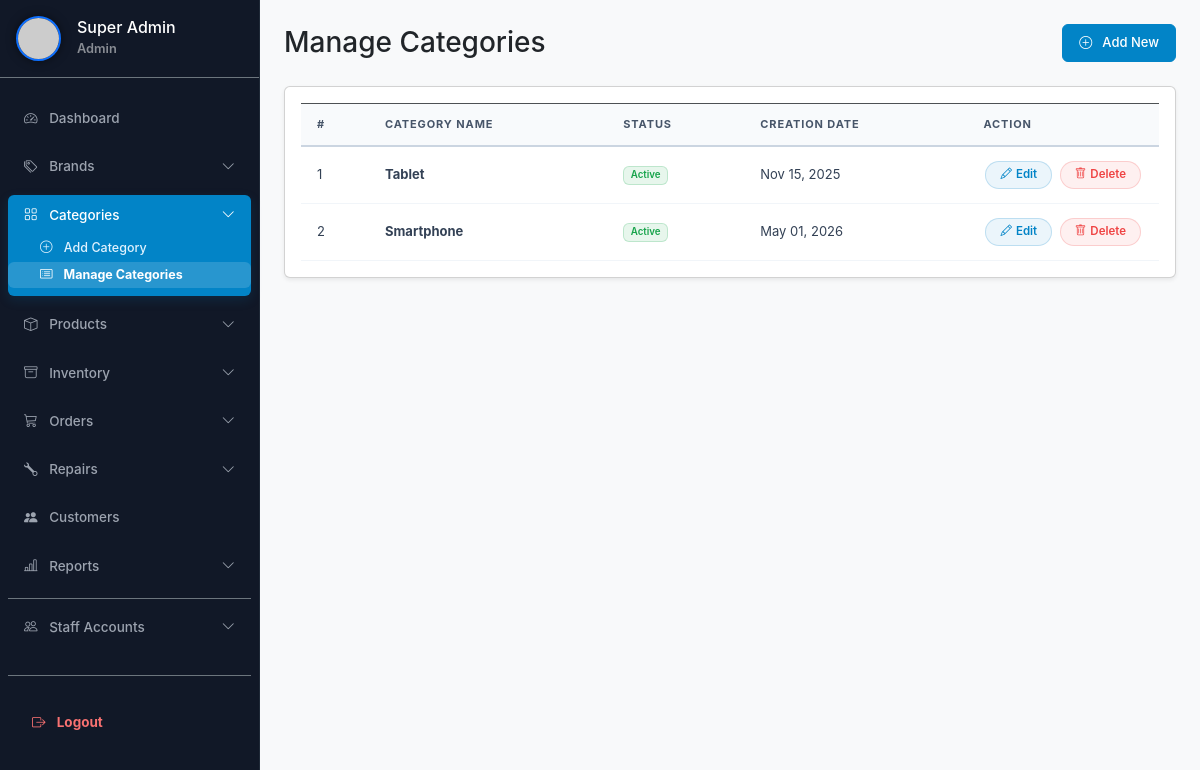
Page /legacy_php_backup/admin/manage-category.php (signed in) on the committed database.
### tables this page shows
CREATE TABLE `tblcategory` (
  `ID` int(11) NOT NULL AUTO_INCREMENT,
  `CategoryName` varchar(250) NOT NULL,
  `Status` int(1) NOT NULL DEFAULT 1,
  `CreationDate` timestamp NOT NULL DEFAULT current_timestamp(),
  PRIMARY KEY (`ID`),
  KEY `idx_status` (`Status`)
);

### legacy_php_backup/admin/manage-category.php (the view, shortened to what this page needs)
<?php
include("../includes/admin/auth_admin.php");
if (true) {
?>
<!DOCTYPE html>
<html lang="en">
<head>
    <link href="https://cdn.jsdelivr.net/npm/bootstrap@5.3.0/dist/css/bootstrap.min.css" rel="stylesheet">
    <link rel="stylesheet" href="https://cdn.jsdelivr.net/npm/bootstrap-icons@1.10.5/font/bootstrap-icons.css">
</head>
<body class="bg-light">
<div class="d-flex">
    <?php include_once('../includes/admin/sidebar.php');?>
    <div class="flex-grow-1">
        <?php include_once('../includes/admin/header.php');?>
        <div class="container-fluid p-4">
            <div class="d-flex justify-content-between align-items-center mb-4">
                <h3 class="mb-0">Manage Categories</h3>
                <a href="add-category.php" class="btn btn-info text-white"><i class="bi bi-plus-circle me-1"></i> Add New</a>
            </div>
            <div class="card shadow-sm">
                <div class="card-body">
                    <div class="table-responsive">
                        <table class="table table-hover table-bordered align-middle">
                            <thead class="table-dark">
                                <tr>
                                    <th>#</th>
                                    <th>Category Name</th>
                                    <th>Status</th>
                                    <th>Creation Date</th>
                                    <th>Action</th>
                                </tr>
                            </thead>
                            <tbody>
                                <?php
                                $total_query = mysqli_query($conn, "SELECT COUNT(*) as total FROM tblcategory");
                                $total_rows = mysqli_fetch_assoc($total_query)['total'] ?? 0;
                                $limit = 10;
                                $page = isset($_GET['page']) && is_numeric($_GET['page']) ? (int)$_GET['page'] : 1;
                                $offset = ($page - 1) * $limit;
                                $ret = mysqli_query($conn, "SELECT * FROM tblcategory ORDER BY ID DESC LIMIT $limit OFFSET $offset");
                                $cnt = $offset + 1;
                                if($total_rows > 0) {
                                    while ($row = mysqli_fetch_array($ret)) {
                                ?>
                                <tr>
                                    <td><?php echo $cnt;?></td>
                                    <td class="fw-bold"><?php echo htmlspecialchars($row['CategoryName']);?></td>
                                    <td>
                                        <?php if($row['Status'] == "1"){ ?>
                                            <span class="badge bg-success">Active</span>
                                        <?php } else { ?>
                                            <span class="badge bg-danger">Inactive</span>
                                        <?php } ?>
                                    </td>
                                    <td><?php echo date('M d, Y', strtotime($row['CreationDate']));?></td>
                                    <td>
                                        <a href="editcategory.php?editid=<?php echo $row['ID'];?>" class="btn btn-sm btn-primary"><i class="bi bi-pencil"></i> Edit</a>
                                        <a href="manage-category.php?delid=<?php echo $row['ID'];?>" class="btn btn-sm btn-danger confirm-link confirm-delete" data-confirm-message="Are you sure you want to permanently delete this category?"><i class="bi bi-trash"></i> Delete</a>
                                    </td>
                                </tr>
                                <?php $cnt++; }
                                } else { ?>
                                <tr>
                                    <td colspan="5" class="text-center text-muted py-4">No categories found. <a href="add-category.php">Add one now</a>.</td>
                                </tr>
                                <?php } ?>
                            </tbody>
                        </table>
                    </div>
                </div>
            </div>
        </div>
    </div>
</div>
<?php include_once('../includes/components/confirmation.php'); ?>
</body>
</html>
<?php } ?>

### assets/css/admin.css (style rules this page uses)
body { font-family: 'Inter', sans-serif; background-color: #f4f6f9; }
.flex-grow-1 { width: calc(100% - 260px) !important; flex: 1 1 auto !important; }
.btn { font-size: 13px !important; padding: 6px 16px !important; border-radius: 6px !important; font-weight: 500 !important; transition: all 0.2s ease-in-out !important; height: 38px !important; display: inline-flex !important; align-items: center !important; justify-content: center !important; gap: 6px !important; }
.btn-sm { font-size: 12px !important; padding: 4px 12px !important; border-radius: 4px !important; height: 30px !important; }
.btn-primary, .btn-success, .btn-dark, .btn-info { background-color: #0284c7 !important; border-color: #0284c7 !important; color: #ffffff !important; }
.btn-danger { background-color: #ef4444 !important; border-color: #ef4444 !important; color: #ffffff !important; }
.table td:last-child, .table th:last-child { white-space: nowrap !important; width: 1% !important; }
.table td:last-child .btn, .table td:last-child a { margin: 0 2px !important; }
.table { border: none !important; margin-bottom: 0 !important; }
.table > :not(caption) > * > * { padding: 14px 16px !important; border-bottom: 1px solid #e2e8f0 !important; background-color: transparent !important; box-shadow: none !important; }
.table thead th, .table thead tr th { background-color: #f8fafc !important; color: #475569 !important; font-size: 11px !important; font-weight: 700 !important; text-transform: uppercase !important; letter-spacing: 0.08em !important; border-bottom: 2px solid #cbd5e1 !important; border-top: none !important; border-left: none !important; border-right: none !important; padding: 12px 16px !important; }
.table tbody td { color: #334155 !important; font-size: 13px !important; border: none !important; border-bottom: 1px solid #f1f5f9 !important; }
.table-bordered, .table-bordered th, .table-bordered td { border: none !important; border-bottom: 1px solid #f1f5f9 !important; }
.table td .btn-primary, .table td a[class*="btn-primary"] { background-color: rgba(2, 132, 199, 0.08) !important; border: 1px solid rgba(2, 132, 199, 0.2) !important; color: #0284c7 !important; border-radius: 30px !important; font-weight: 600 !important; font-size: 11.5px !important; padding: 4px 14px !important; height: 28px !important; display: inline-flex !important; align-items: center !important; justify-content: center !important; gap: 4px !important; box-shadow: none !important; transition: all 0.2s ease-in-out !important; }
.table td .btn-danger, .table td a[class*="btn-danger"] { background-color: rgba(239, 68, 68, 0.08) !important; border: 1px solid rgba(239, 68, 68, 0.2) !important; color: #ef4444 !important; border-radius: 30px !important; font-weight: 600 !important; font-size: 11.5px !important; padding: 4px 14px !important; height: 28px !important; display: inline-flex !important; align-items: center !important; justify-content: center !important; gap: 4px !important; box-shadow: none !important; transition: all 0.2s ease-in-out !important; }
.badge.bg-success { background-color: rgba(22, 163, 74, 0.1) !important; color: #16a34a !important; border: 1px solid rgba(22, 163, 74, 0.2) !important; font-weight: 600 !important; }

### rows in the picture
tblcategory: CategoryName "Tablet", Status "Active", CreationDate "Nov 15, 2025"
tblcategory: CategoryName "Smartphone", Status "Active", CreationDate "May 01, 2026"

### other values in the picture
$admin_name "Super Admin"
$admin_role "Admin"
